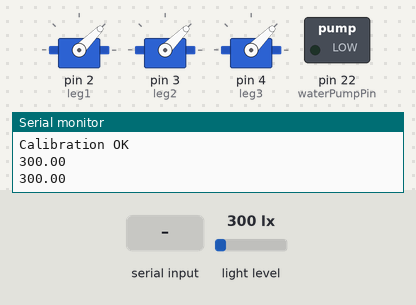
Simulated run of this sketch. Board: Arduino Mega 2560, built with avr-gcc and run on an emulated ATmega2560. Parts: 3 × servo, switched loads named in the sketch (green lamp = pin HIGH), the last lines printed to the serial monitor. Wiring (inferred from the names in the program): BH1750 light sensor at I2C address 0x23. Inputs (shaded band) come from the test bench; at power-on: light level 300 lx.

Above: at 4.3 s.
4.4 s: byte 119 ('w') received over Serial
At 5.9 s:
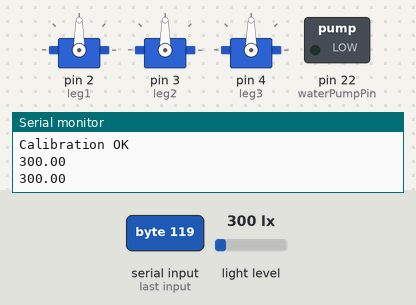
At 7.3 s:
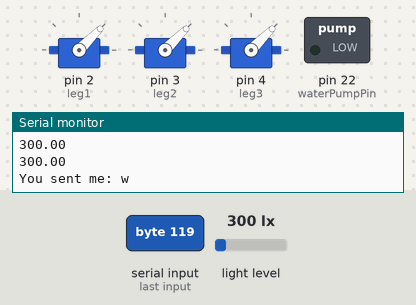
7.4 s: byte 115 ('s') received over Serial
Timing chart, 0 to 14.4 s (numbered marks = the images above; inputs shaded):
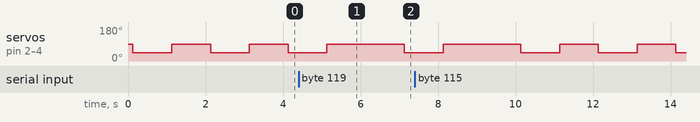

The sketch:

src.ino
```cpp
/*
*   S.W.A.M.P. Arduino Driver
*   Michael Van Kirk, Matthew Slusser
*
*/

#include <Servo.h>
#include <hp_BH1750.h>

#define DEBUG_BAUDRATE 115200
#define TFMINI_BAUDRATE 115200

// LegGroup - A struct that defines the interface used to
// define a leg in software. Each leg consists of 3 servos
// that each serve as a joint
struct LegGroup {
    Servo ankle;
    Servo knee;
    Servo hip;
};

// distance measurements are currently taken in centimeters.
// since swamp is placed at the center of the navgrid, the formula
// for grid dimension is (maxRange * 2) / scale where maxRange = max range of
// lidar sensor and scale = the size in physical space the each grid
// cell represents (cm)
// However, the arduino mega won't allow us to put more that 8k bytes
// into memory so for now we have to go with an 80x80 grid
#define MAP_SIZE 80
#define MIDDLE_POSITION 40

int distance = 0;
int strength = 0;
bool receiveComplete = false;
byte navGrid[MAP_SIZE][MAP_SIZE];

Servo leg1;
Servo leg2;
Servo leg3;

#define waterPumpPin 22

hp_BH1750 BH1750; // creates sensor object


//----------------------------------------------------------------
// getTFMiniData: read lidar data from the tfmini. loops until it
//                has read and verified a complete message, then
//                sets receiveComplete to true to notify the outer
//                loop to exit
//     Parameters:
//         distance (int*): pointer to distance variable
//         strength (int*): pointer to strength variable
//         complete (boolean*): pointer complete variable
//     Returns:
//         void
//----------------------------------------------------------------
void getTFminiData(int* distance, int* strength, boolean* complete) {
    static char i = 0;
    char j = 0;
    int checksum = 0;
    static int rx[9];

    if(Serial1.available()) {

        // read the first byte of data from the serial port
        rx[i] = Serial1.read();

        // the first two bytes of every message from the tfmini
        // are the header byte, which is 0x59. So to ensure that
        // we have a properly formatted message, we toss out all
        // bytes read until we read two 0x59s in a row. Then we
        // read 9 bytes into rx, verify the checksum, and print
        // the message to the debug serial port
        if(rx[0] != 0x59) {
            i = 0;
        } else if(i == 1 && rx[i] != 0x59) {
            i = 0;
        } else if(i == 8) {

            // the checksum of every message sent is the lower 8 bits
            // of the cumulative sum of the first 8 bytes
            for(j = 0; j < 8; j++) {
                checksum += rx[j];
            }
            if(rx[8] == (checksum & 0x00FF)) {
                *distance = (int)((rx[3] << 8) | rx[2]);
                *strength = (int)((rx[5] << 8) | rx[4]);
                *complete = true;
            }
            i = 0;
        } else {
            i++;
        }
    }
}

void getGridObstacle(const int degRotation ) {
    while(!receiveComplete) {
        getTFminiData(&distance, &strength, &receiveComplete);
    }

    double radians = radians(degRotation);
    double cosine = cos(radians);
    double sine = sin(radians);

    int x = cosine * distance + MIDDLE_POSITION;
    int y = sine * distance + MIDDLE_POSITION;

    Serial.print(F("distance: "));
    Serial.println(distance);
    Serial.print(F("x component: "));
    Serial.println(x);
    Serial.print(F("y component: "));
    Serial.println(y);

    if((x < 80 && y < 80) && (x >=0 && y >= 0)) {
        navGrid[x][y] = 1;
    }

}

void waterPlant(int waterTime){
    digitalWrite(waterPumpPin, HIGH);
    delay(waterTime);
    digitalWrite(waterPumpPin, LOW);
}

void waterFiveSeconds(){
    digitalWrite(waterPumpPin, HIGH);
    delay(5000);
    digitalWrite(waterPumpPin, LOW);
}

void waterPumpOn(){
    digitalWrite(waterPumpPin, HIGH);
}

void waterPumpOff(){
    digitalWrite(waterPumpPin, LOW);
}

bool getWaterLevelStatus(){
    #define liquidLevelPin 24
    bool liquidLevelStatus;
    if(digitalRead(liquidLevelPin) == 1){
        liquidLevelStatus = false;
    }else{
        liquidLevelStatus = true;
    }
    return liquidLevelStatus;
}
void printWaterLevelStatus(){
    bool waterLevelStatus = getWaterLevelStatus();
    Serial.print(F("waterLevelStatus = "));
    if(waterLevelStatus){
        Serial.println(F("water detected"));
    }else{
        Serial.println(F("water NOT detected"));
    }
    // Serial.println(waterLevelStatus);
}

int getSoilMoistureStatus(){
    #define soilMoistureSensorPin 4
    int soilMoistureStatus = analogRead(soilMoistureSensorPin);
    return soilMoistureStatus;
}
int getSoilMoisturePercent(int soilMoistureStatus){
    // The sensor has a range of 280 to 625 in my apartment
    // The sensor has a range of 260 to 570 in the Boffin Factory
    #define dry 625
    #define wet 280
    return map(soilMoistureStatus, wet, dry, 100, 0);
}
void printSoilMoistureStatus(){
    int soilMoistureStatus = getSoilMoistureStatus();
    Serial.print(F("soilMoistureStatus = "));
    Serial.println(soilMoistureStatus, DEC);
    Serial.print(F("soilMoisturePercent = "));
    Serial.print(getSoilMoisturePercent(soilMoistureStatus), DEC);
    Serial.println(F("%"));
}

bool lightSensorConnected(){
    if(!BH1750.begin(BH1750_TO_GROUND))
    { // init the sensor with address pin connetcted to ground
        Serial.println(F("No BH1750 sensor found!"));
        return false;
    }
    Serial.println(F("BH1750 sensor found!"));
    return true;
}

void getLuxReading(){
    BH1750.start();              // starts a measurement
    float lux = BH1750.getLux(); //  waits until a conversion finished
    Serial.println(lux);

}

void lightSensorStartup(){
    if (!lightSensorConnected())
    {
        while (true){
        };
    }
    if (BH1750.calibrateTiming() < 2)
        Serial.println(F("Calibration OK"));
    else
        Serial.println(F("Calibration FAILED"));
    BH1750.start();
}

void readSerial(){
    if (Serial.available() > 0)
    {
        char c = Serial.read();
        if (c == 'l')
        {
            getLuxReading();
        }
        else if (c == 'w')
        {
            printWaterLevelStatus();
        }
        else if (c == 's')
        {
            printSoilMoistureStatus();
        }
    }
}

void readSerialExample(){
    if (Serial.available() > 0){
        String data = Serial.readStringUntil('\n');
        Serial.print("You sent me: ");
        Serial.println(data);
    }
}

void setup() {
    // Initialize serial ports
    Serial.println (F("Initializing..."));
    Serial.begin(DEBUG_BAUDRATE);

    leg1.attach(2);
    leg2.attach(3);
    leg3.attach(4);

    memset(navGrid, 0, sizeof(navGrid));

    // Sensor Initialization
    pinMode(liquidLevelPin,INPUT_PULLUP);
    pinMode(soilMoistureSensorPin,INPUT);
    pinMode(waterPumpPin,OUTPUT);

    lightSensorStartup();

    while (!Serial);
    // TODO - uncomment when ready to integrate lidar sensor
    //Serial1.begin(TFMINI_BAUDRATE);
    //while(!Serial1);

}


void loop() {
    leg1.write(45);
    leg2.write(45);
    leg3.write(45);
    delay(1000);
    leg1.write(90);
    leg2.write(90);
    leg3.write(90);
    delay(1000);

    // Sensor Readings
    //
    // printWaterLevelStatus();
    // bool waterLevelStatus = getWaterLevelStatus();
    // printSoilMoistureStatus();
    // int soilMoistureStatus = getSoilMoistureStatus();
    getLuxReading();
    readSerialExample();
    readSerial();

    // TODO - uncomment this code when ready to integrate lidar sensor
    // test rotating the lidar sensor 360 degrees and
    // mapping the location
    /*for(int i = 0; i <= 360; i += 2) {
        getGridObstacle(i);
        receiveComplete = false;
    }

    // print the navGrid to the serial port
    for(int i = 0; i < MAP_SIZE; i++) {

        for(int j = 0; j < MAP_SIZE; j++) {
            Serial.print(navGrid[i][j]);
            Serial.print(" ");
        }
        Serial.println();
    }

    // receiveComplete = false;
    memset(navGrid, 0, sizeof(navGrid));
    //delay(10000);*/

}
```

Measured:
- by itself, servo on pin 2 (leg1), servo on pin 3 (leg2), servo on pin 4 (leg3): repeats every 2.0 s: 45° 1.0 s, 90° 1.0 s
